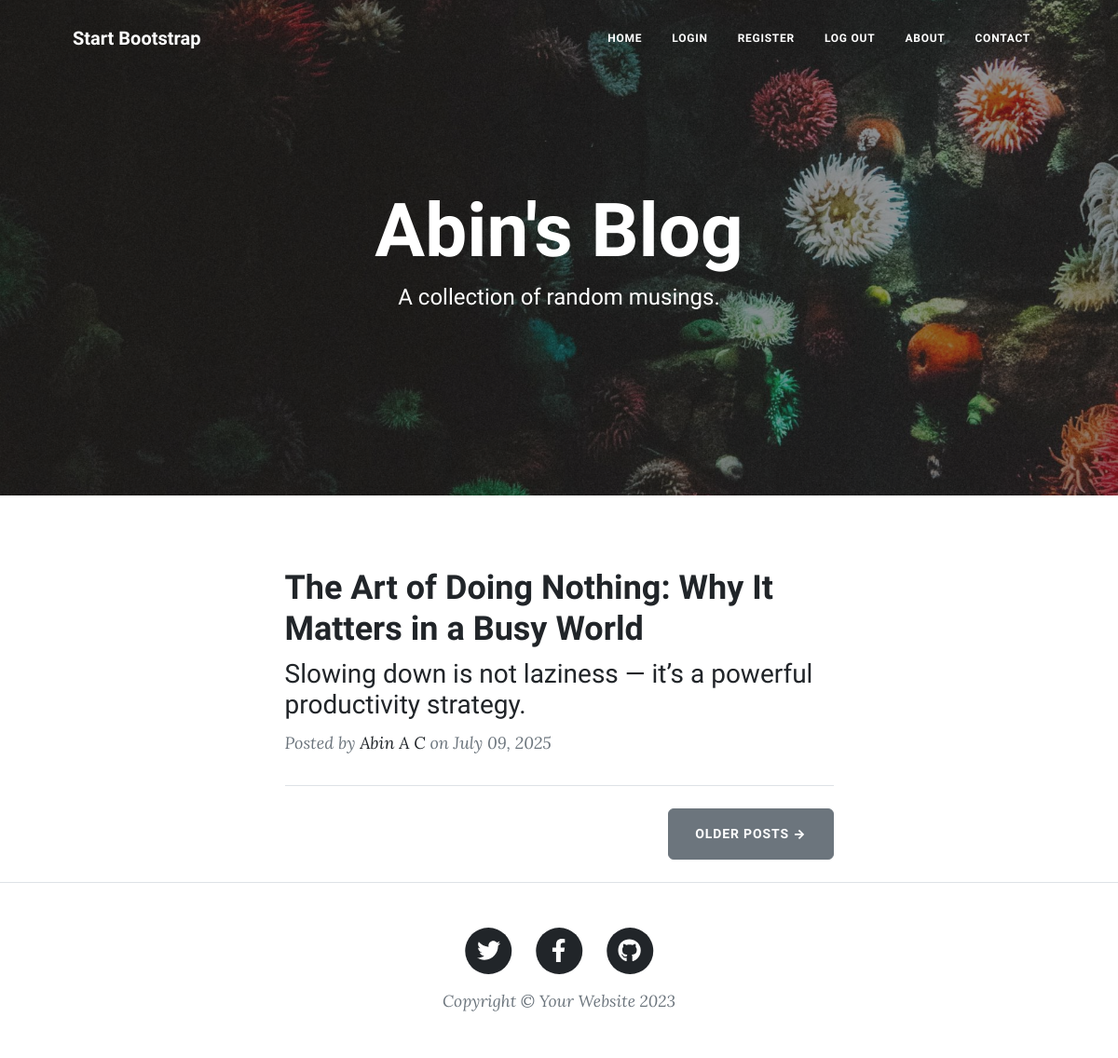
Before: / with the older database file.
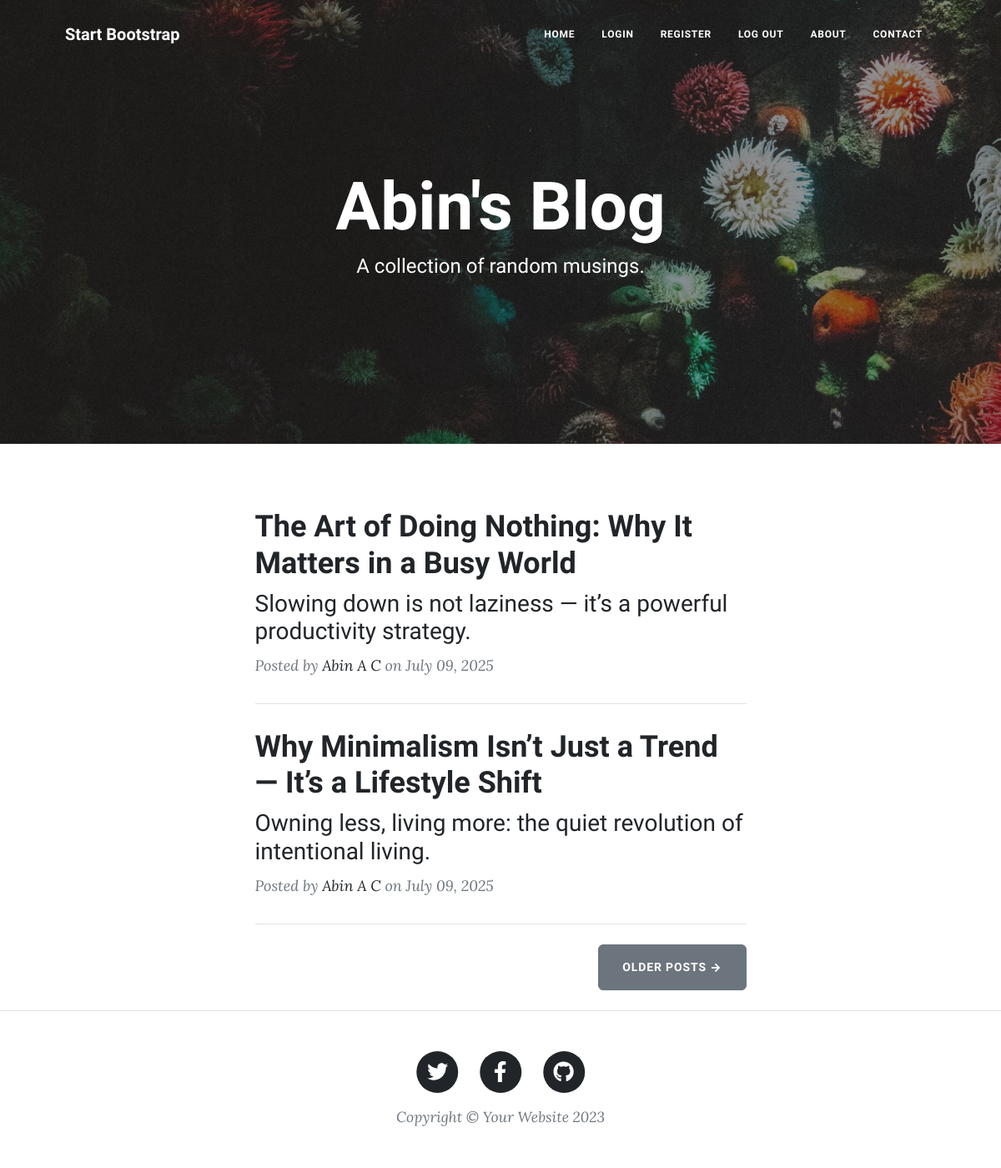
After: the same page with the newer database file.
### main.py (models this page shows)
class BlogPost(db.Model):
    __tablename__ = "blog_posts"
    id: Mapped[int] = mapped_column(Integer, primary_key=True)
    author_id: Mapped[int] = mapped_column(Integer, db.ForeignKey("users.id"))
    author = relationship("User", back_populates="posts")
    title: Mapped[str] = mapped_column(String(250), unique=True, nullable=False)
    subtitle: Mapped[str] = mapped_column(String(250), nullable=False)
    date: Mapped[str] = mapped_column(String(250), nullable=False)
    body: Mapped[str] = mapped_column(Text, nullable=False)
    img_url: Mapped[str] = mapped_column(String(250), nullable=False)
    comments = relationship("Comment", back_populates="parent_post")

class User(UserMixin,db.Model):
    __tablename__ = "users"
    id: Mapped[int] = mapped_column(Integer, primary_key=True)
    email: Mapped[str] = mapped_column(String(100), unique=True)
    password: Mapped[str] = mapped_column(String(100))
    name: Mapped[str] = mapped_column(String(1000))
    posts = relationship("BlogPost", back_populates="author")
    comments = relationship("Comment", back_populates="comment_author")

### main.py (the view)
@app.route('/')
def get_all_posts():
    result = db.session.execute(db.select(BlogPost))
    posts = result.scalars().all()
    return render_template("index.html", all_posts=posts,logged_in=current_user.is_authenticated)

### templates/index.html (shortened to what this page needs)
{% include "header.html" %}
<header
  class="masthead"
  style="background-image: url('../static/assets/img/home-bg.jpg')"
>
  <div class="container position-relative px-4 px-lg-5">
    <div class="row gx-4 gx-lg-5 justify-content-center">
      <div class="col-md-10 col-lg-8 col-xl-7">
        <div class="site-heading">
          <h1>Abin's Blog</h1>
          <span class="subheading">A collection of random musings.</span>
        </div>
      </div>
    </div>
  </div>
</header>
<div class="container px-4 px-lg-5">
  <div class="row gx-4 gx-lg-5 justify-content-center">
    <div class="col-md-10 col-lg-8 col-xl-7">
      {% for post in all_posts %}
      <div class="post-preview">
        <a href="{{ url_for('show_post', post_id=post.id) }}">
          <h2 class="post-title">{{ post.title }}</h2>
          <h3 class="post-subtitle">{{ post.subtitle }}</h3>
        </a>
        <p class="post-meta">
          Posted by
          <a href="#">{{post.author.name}}</a>
          on {{post.date}}
        </p>
      </div>
      <hr class="my-4" />
      {% endfor %}
      <div class="d-flex justify-content-end mb-4">
        <a class="btn btn-secondary text-uppercase" href="#!">Older Posts →</a>
      </div>
    </div>
  </div>
</div>
{% include "footer.html" %}

### templates/header.html (shortened to what this page needs)
<!DOCTYPE html>
<html lang="en">
  <head>
    {% block styles %}
    {{ bootstrap.load_css() }}
    <link
      href="{{ url_for('static', filename='css/styles.css') }}"
      rel="stylesheet"
    />
    {% endblock %}
  </head>
  <body>
    <nav class="navbar navbar-expand-lg navbar-light" id="mainNav">
      <div class="container px-4 px-lg-5">
        <a class="navbar-brand" href="/">Start Bootstrap</a>
        <div class="collapse navbar-collapse" id="navbarResponsive">
          <ul class="navbar-nav ms-auto py-4 py-lg-0">
            <li class="nav-item">
              <a
                class="nav-link px-lg-3 py-3 py-lg-4"
                href="{{ url_for('get_all_posts') }}"
                >Home</a
              >
            </li>
            {% if not logged_in %}
            <li class="nav-item">
              <a
                class="nav-link px-lg-3 py-3 py-lg-4"
                href="{{ url_for('login') }}"
                >Login</a
              >
            </li>
            <li class="nav-item">
              <a
                class="nav-link px-lg-3 py-3 py-lg-4"
                href="{{ url_for('register') }}"
                >Register</a
              >
            </li>
            {% endif %}
            <li class="nav-item">
              <a
                class="nav-link px-lg-3 py-3 py-lg-4"
                href="{{ url_for('logout') }}"
                >Log Out</a
              >
            </li>
            <li class="nav-item">
              <a
                class="nav-link px-lg-3 py-3 py-lg-4"
                href="{{ url_for('about') }}"
                >About</a
              >
            </li>
            <li class="nav-item">
              <a
                class="nav-link px-lg-3 py-3 py-lg-4"
                href="{{ url_for('contact') }}"
                >Contact</a
              >
            </li>
          </ul>
        </div>
      </div>
    </nav>
  </body>
</html>

### templates/footer.html (shortened to what this page needs)
        <footer class="border-top">
          <div class="container px-4 px-lg-5">
              <div class="row gx-4 gx-lg-5 justify-content-center">
                  <div class="col-md-10 col-lg-8 col-xl-7">
                      <ul class="list-inline text-center">
                          <li class="list-inline-item">
                              <a href="#!">
                                  <span class="fa-stack fa-lg">
                                      <i class="fas fa-circle fa-stack-2x"></i>
                                      <i class="fab fa-twitter fa-stack-1x fa-inverse"></i>
                                  </span>
                              </a>
                          </li>
                          <li class="list-inline-item">
                              <a href="#!">
                                  <span class="fa-stack fa-lg">
                                      <i class="fas fa-circle fa-stack-2x"></i>
                                      <i class="fab fa-facebook-f fa-stack-1x fa-inverse"></i>
                                  </span>
                              </a>
                          </li>
                          <li class="list-inline-item">
                              <a href="#!">
                                  <span class="fa-stack fa-lg">
                                      <i class="fas fa-circle fa-stack-2x"></i>
                                      <i class="fab fa-github fa-stack-1x fa-inverse"></i>
                                  </span>
                              </a>
                          </li>
                      </ul>
                      <div class="small text-center text-muted fst-italic">Copyright &copy; Your Website 2023</div>
                  </div>
              </div>
          </div>
      </footer>
  </body>
</html>

Changed rows visible on the page:
added BlogPost: title "Why Minimalism Isn’t Just a Trend — It’s a Lifestyle Shift", subtitle "Owning less, living more: the quiet revolution of intentional living.", author.name "Abin A C", date "July 09, 2025"
